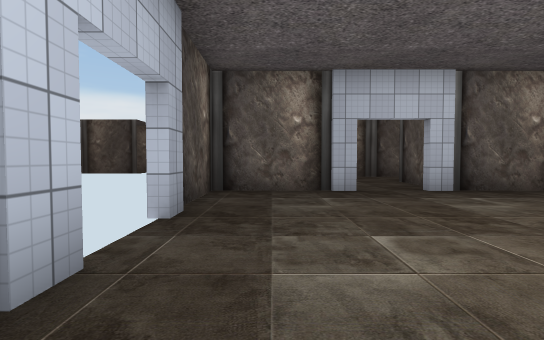
[1] (above)

17 first-person views from a walk through a 3-D level made in the Unity game engine. The camera is 1.3 m above the floor, tilts 2° down and sees 85° across. Doors are open. The floor is counted in squares, 2 m on a side. Each view is taken from the middle of a square. On the plan, view 1 faces up. The plan holds only what a view shows up to about 9 squares ahead; the rest is blank. The place goes on beyond the plan. The player is left out. Some surface patterns are stand-ins.

[2]
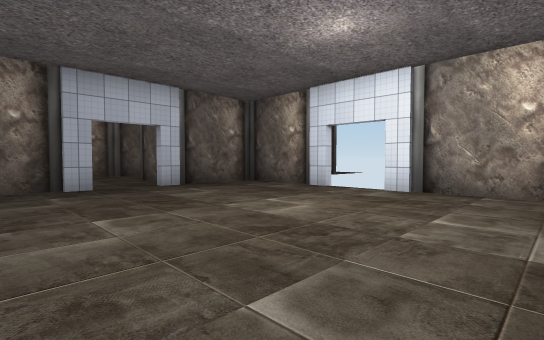

[3]
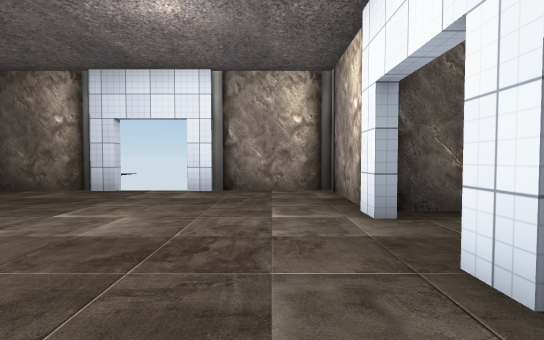

[4]
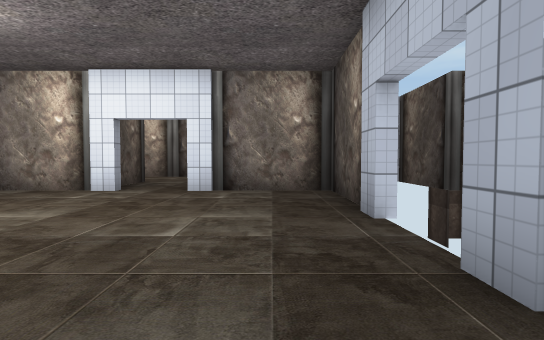

[5]
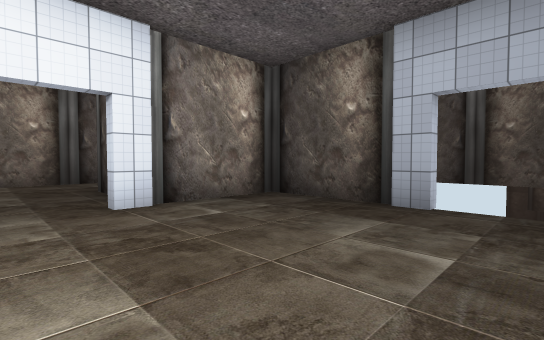

[6]
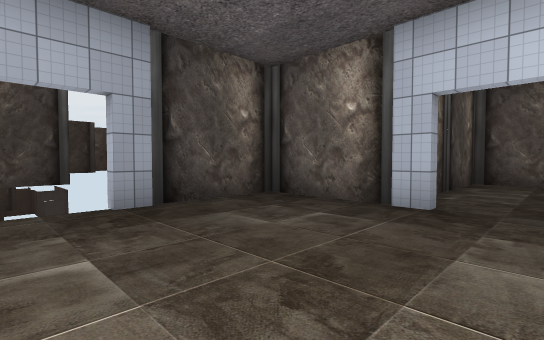

[7]
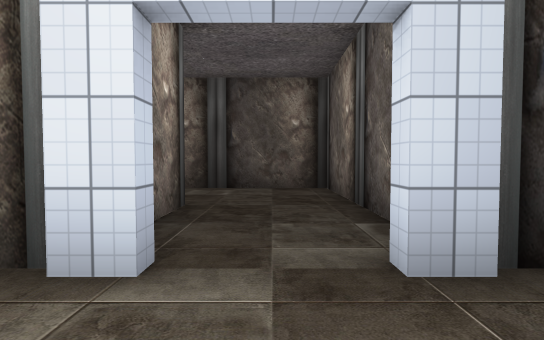

[8]
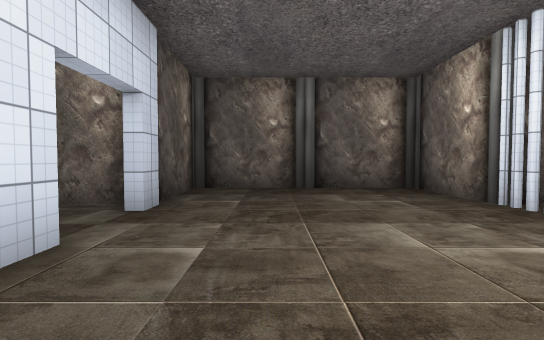

[9]
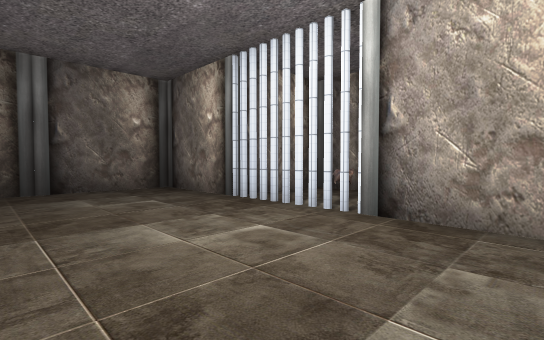

[10]
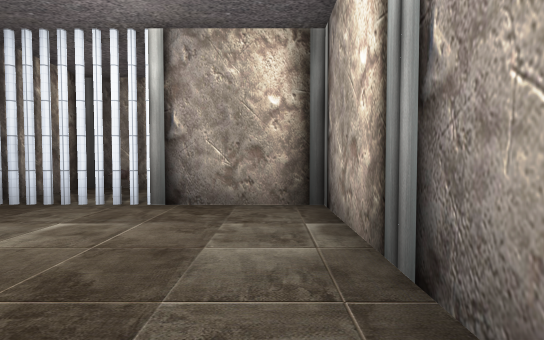

[11]
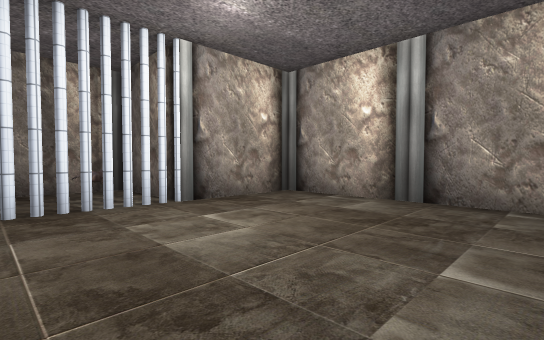

[12]
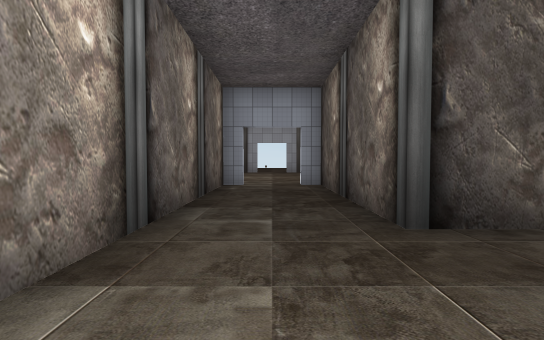

[13]
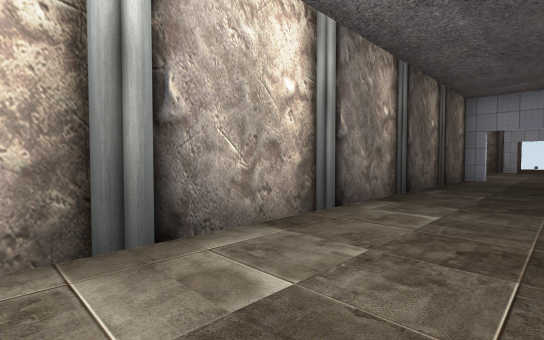

[14]
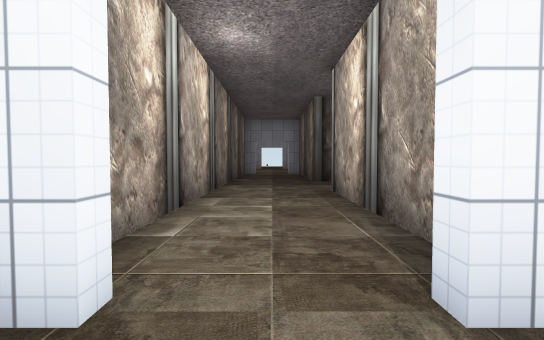

[15]
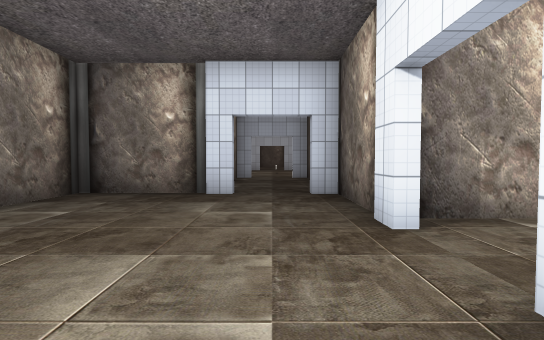

[16]
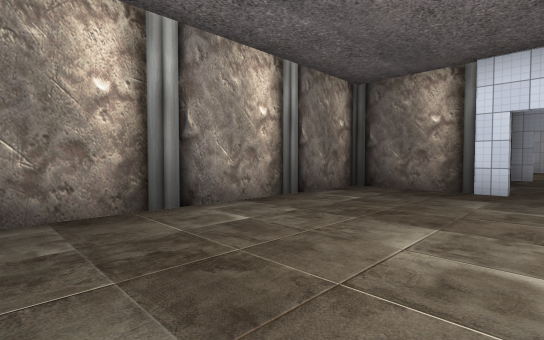

[17]
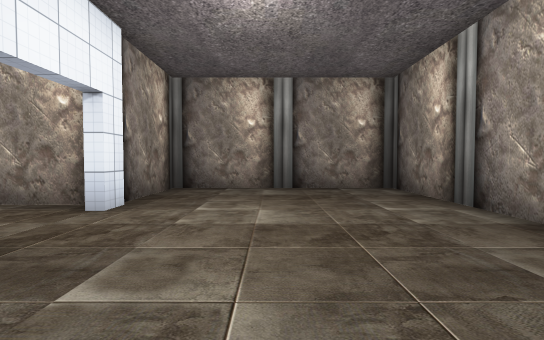

### Floor plan
Points are (right, up) in squares from view 1. A wall is a line through its corners. A room is listed if a view was taken in it or the views show most of it. See-through windows are left out.
Room 1 (views 1, 2, 3, 4, 5, 6)
walls: (-1.1, 1.9) (-1.1, -1.2); (3.1, -1.1) (6.3, -1.1) (6.3, 5.8); (1.9, 6.2) (-1.1, 6.2) (-1.1, 3.2); (-1.4, -1.1) (1.7, -1.1); (5.8, 6.2) (3.3, 6.2)
ways out: opening at (2.5, -2.5) to room 3; open door at (2.5, 6) to room 5
Room 2 (views 7, 8, 9, 10, 11)
walls: (6.4, 9.4) (6.4, 8.4); (7.1, 6.2) (11.3, 6.2) (11.3, 13.7) (6.4, 13.7) (6.4, 10.8)
ways out: opening at (6, 10) to room 5
Room 3 (views 12, 13)
walls: (1.2, -2.4) (1.2, -3.7) (-3.6, -3.7); (-3.6, -5.8) (-3.6, -6.2) (8.4, -6.2); (8.4, -3.7) (3.8, -3.7) (3.8, -1.5); (-3.6, -1.2) (-3.6, -4.2)
ways out: opening at (2.5, -2.5) to room 1; opening at (8, -5) to room 4; open door at (-4, -5)
Room 4 (views 14, 15, 16, 17)
walls: (8.5, -5.7) (8.9, -5.7) (8.9, -8.8) (9.2, -8.8); (10.6, -8.8) (13.7, -8.8) (13.7, -1.3) (8.9, -1.3) (8.9, -4.3)
ways out: opening at (8, -5) to room 3; opening at (10, -9)
Room 5 (no view inside)
walls: (3.8, 7.2) (3.8, 8.8) (4.9, 8.8); (6, 11.3) (1.2, 11.3) (1.2, 8)
ways out: open door at (2.5, 6) to room 1; opening at (6, 10) to room 2

Where each view was taken, in squares from view 1:
view 1: 0 up, 0 right, facing up
view 2: 1 down, 0 right, facing up-right
view 3: 0 up, 0 right, facing right
view 4: 5 up, 0 right, facing down
view 5: 3 up, 3 right, facing down-left
view 6: 2 up, 3 right, facing up-left
view 7: 10 up, 8 right, facing left
view 8: 7 up, 8 right, facing up
view 9: 7 up, 8 right, facing up-right
view 10: 7 up, 7 right, facing right
view 11: 11 up, 7 right, facing down-right
view 12: 5 down, 4 right, facing left
view 13: 4 down, 7 right, facing down-left
view 14: 5 down, 10 right, facing left
view 15: 3 down, 10 right, facing down
view 16: 2 down, 10 right, facing down-right
view 17: 8 down, 11 right, facing up
